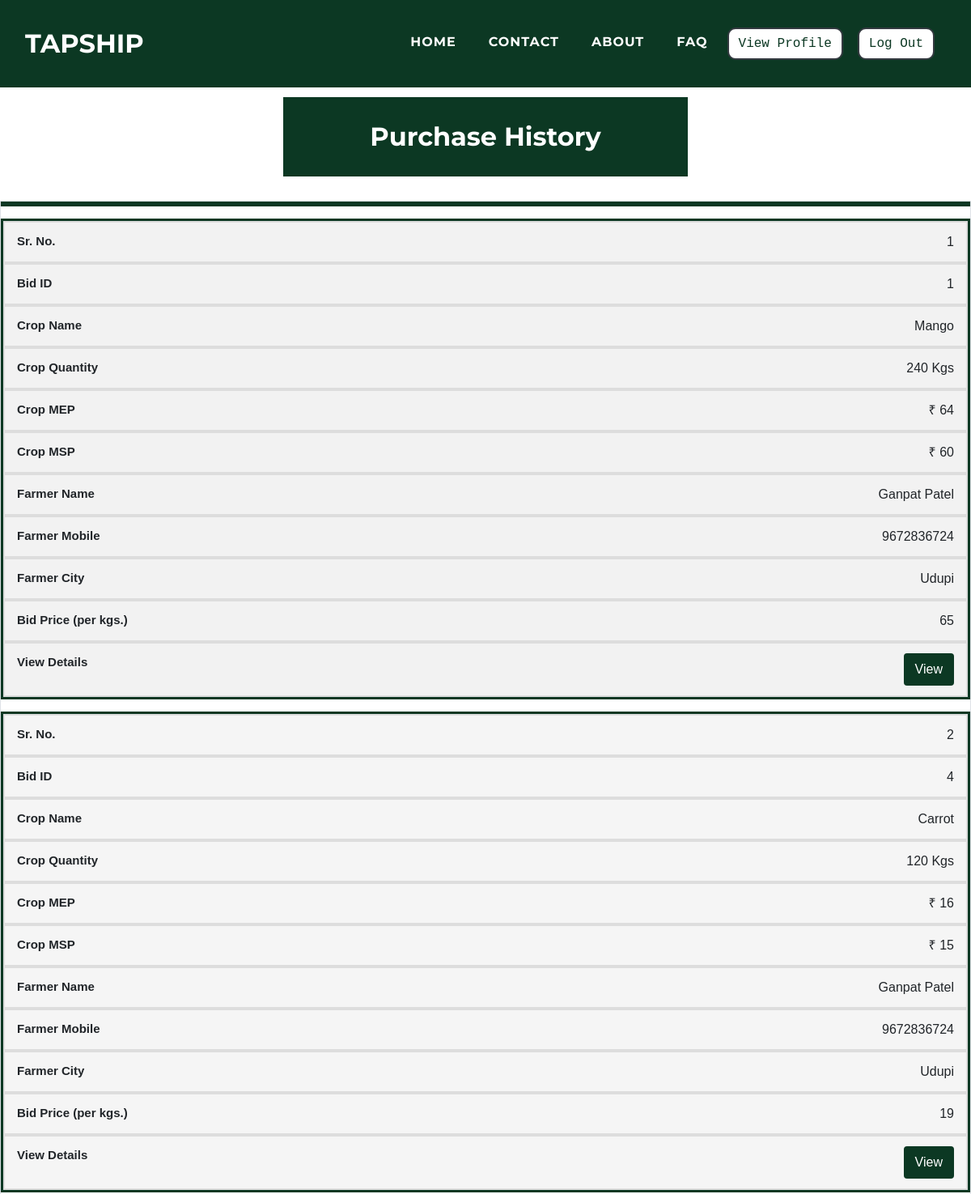
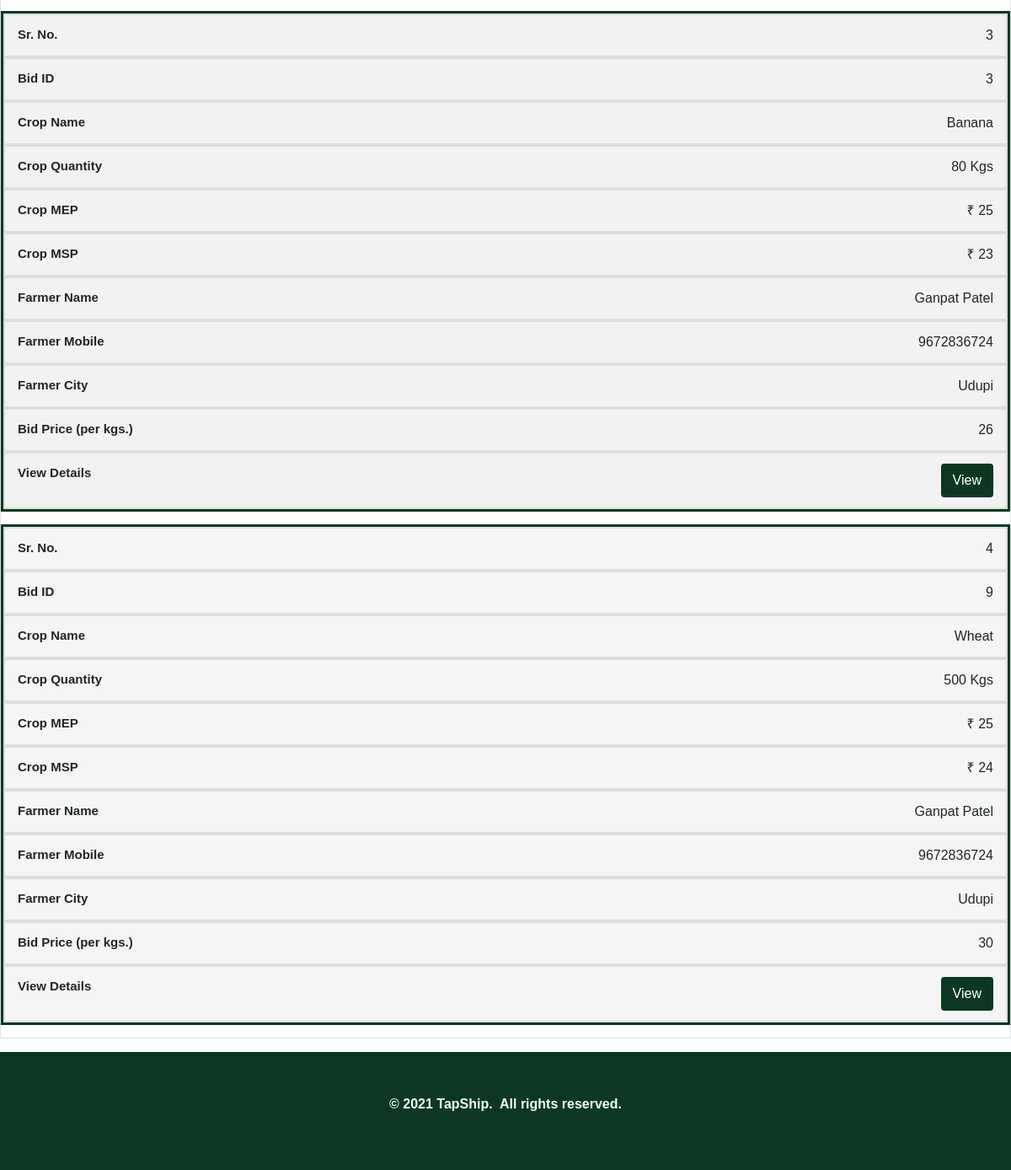
Page /customers/purchasehistory.php (signed in) on the committed database (2 pictures, top to bottom).
### tables this page shows
CREATE TABLE `cropdetails` (
  `cro_id` int(11) NOT NULL,
  `cro_name` varchar(50) NOT NULL,
  `cro_type` varchar(25) NOT NULL,
  `cro_costperkg` varchar(25) DEFAULT NULL,
  `cro_msp` float NOT NULL
);

CREATE TABLE `cropbid` (
  `cb_id` int(11) NOT NULL,
  `cb_c_mobile` varchar(50) NOT NULL,
  `cb_f_mobile` varchar(50) NOT NULL,
  `cb_cr_id` int(11) NOT NULL,
  `cb_bidprice` int(11) NOT NULL,
  `cb_status` varchar(10) NOT NULL,
  `cb_paytype` varchar(100) NOT NULL,
  `cb_tid` varchar(100) NOT NULL,
  `cb_tproof` varchar(500) NOT NULL,
  `cb_transporttype` varchar(10) NOT NULL DEFAULT '0'
);

CREATE TABLE `cropsale` (
  `cr_id` int(11) NOT NULL,
  `cr_f_mobile` varchar(10) NOT NULL,
  `cr_cro_id` int(11) NOT NULL,
  `cr_quantity` varchar(10) NOT NULL,
  `cr_img1` varchar(500) NOT NULL,
  `cr_img2` varchar(500) NOT NULL,
  `cr_img3` varchar(500) NOT NULL,
  `cr_mep` varchar(10) NOT NULL,
  `cr_date` date NOT NULL,
  `cr_status` varchar(10) NOT NULL
);

CREATE TABLE `farmer` (
  `f_id` int(11) NOT NULL,
  `f_name` varchar(50) NOT NULL,
  `f_mobile` varchar(25) NOT NULL,
  `f_gender` varchar(25) NOT NULL,
  `f_age` varchar(10) NOT NULL,
  `f_street` varchar(50) NOT NULL,
  `f_city` varchar(25) NOT NULL,
  `f_state` varchar(25) NOT NULL,
  `f_pincode` varchar(10) NOT NULL,
  `f_aadhar` varchar(25) NOT NULL,
  `f_aadharpdf` varchar(500) NOT NULL,
  `f_pan` varchar(25) NOT NULL,
  `f_panpdf` varchar(500) NOT NULL,
  `f_photo` varchar(500) NOT NULL,
  `f_password` varchar(25) NOT NULL,
  `f_approve` varchar(10) NOT NULL,
  `f_bankholder` varchar(100) NOT NULL,
  `f_bankaccount` varchar(100) NOT NULL,
  `f_bankifsc` varchar(100) NOT NULL,
  `f_bankname` varchar(200) NOT NULL,
  `f_bankbranch` varchar(100) NOT NULL,
  `f_bankpassbook` varchar(200) NOT NULL
);

### customers/purchasehistory.php (the view, shortened to what this page needs)
<?php
$res = $_SESSION["sessionid"];
$c_mobile = $res;
?>
<!DOCTYPE html>
<html>
<head>
    <link rel="stylesheet" href="../assets/bootstrap/css/bootstrap.min.css">
    <link rel="stylesheet" href="../assets/fonts/font-awesome.min.css">
    <link rel="stylesheet" href="../assets/fonts/ionicons.min.css">
    <link rel="stylesheet" href="../assets/css/Article-List.css">
    <link rel="stylesheet" href="../assets/css/Features-Boxed.css">
    <link rel="stylesheet" href="../assets/css/Footer-Dark.css">
    <link rel="stylesheet" href="../assets/css/Highlight-Blue.css">
    <link rel="stylesheet" href="https://cdnjs.cloudflare.com/ajax/libs/animate.css/3.5.2/animate.min.css">
    <link rel="stylesheet" href="https://cdnjs.cloudflare.com/ajax/libs/aos/2.2.0/aos.css">
    <link rel="stylesheet" href="../assets/css/Login-Form-Clean.css">
    <link rel="stylesheet" href="../assets/css/table-style.css" />
</head>
<body id="page-top">
    <nav class="navbar navbar-light navbar-expand-lg fixed-top text-uppercase" id="mainNav" style="background: #0c3823;">
        <div class="container-fluid">
            <a class="navbar-brand js-scroll-trigger" data-bs-hover-animate="pulse" href="../index.php" style="font-family: Montserrat, sans-serif;">TAPSHIP</a>
            <div class="collapse navbar-collapse" id="navbarResponsive">
                <ul class="nav navbar-nav ml-auto">
                    <li class="nav-item mx-0 mx-lg-1"><a class="nav-link py-3 px-0 px-lg-3 rounded js-scroll-trigger" data-bs-hover-animate="pulse" href="../index.php" style="filter: contrast(100%) grayscale(0%) hue-rotate(0deg) invert(0%) sepia(0%);">HOME</a></li>
                    <li class="nav-item mx-0 mx-lg-1"><a class="nav-link py-3 px-0 px-lg-3 rounded js-scroll-trigger" data-bs-hover-animate="pulse" href="../contact.php">CONTACT</a></li>
                    <li class="nav-item mx-0 mx-lg-1"><a class="nav-link py-3 px-0 px-lg-3 rounded js-scroll-trigger" data-bs-hover-animate="pulse" href="../about.php">ABOUT</a></li>
                    <li class="nav-item mx-0 mx-lg-1"><a class="nav-link py-3 px-0 px-lg-3 rounded js-scroll-trigger" data-bs-hover-animate="pulse" href="../faq.php">FAQ</a></li>
                    <li class="nav-item mx-0 mx-lg-1"><a href="../customers/profile.php"><button class="btn btn-dark text-monospace" data-bs-hover-animate="pulse" type="button" style="margin: 10px;background: rgb(255,255,255);color: #0c3823;margin-left: 0;border-radius: 10px;">View Profile</button></a></li>
                    <li class="nav-item mx-0 mx-lg-1"><a href="../customers/logout-script.php"><button class="btn btn-dark text-monospace" data-bs-hover-animate="pulse" type="button" style="margin: 10px;background: rgb(255,255,255);color: #0c3823;margin-left: 0;border-radius: 10px;">Log Out</button></a></li>
                </ul>
            </div>
        </div>
    </nav>
    <div class="features-boxed">
        <div class="container-fluid" style="background: #ffffff;">
            <div class="intro" style="background: #0c3823;margin-top: 120px;margin-bottom: 30px;">
                <h2 class="text-center" data-aos="fade" style="color: rgb(255,255,255);padding: 30px;margin-bottom: 0px;">Purchase History</h2>
            </div>
        </div>
    </div>
    <table id="tabledata" class=" table table-striped table-hover table-bordered">
        <tr class="bg-dark text-white text-center">
        </tr>
        <?php
        $con = mysqli_connect('localhost', 'root');
        mysqli_select_db($con, 'tapship');
        $q = "SELECT CD.cro_name, CD.cro_type, CD.cro_msp, CS.cr_quantity, CS.cr_mep, CS.cr_date, CS.cr_status, f.f_name, f.f_mobile, f.f_city, cb.cb_bidprice, cb.cb_cr_id, cb.cb_status, cb.cb_id FROM cropdetails CD, cropsale CS, farmer f, cropbid cb,customer c where CD.cro_id=CS.cr_cro_id AND cb.cb_c_mobile=c.c_mobile AND cb.cb_cr_id=cs.cr_id AND cb.cb_f_mobile=f.f_mobile AND cs.cr_status='12' AND cb.cb_status='12' AND cb.cb_c_mobile=$c_mobile";
        $query = mysqli_query($con, $q);
        $c = 1;
        while ($res = mysqli_fetch_array($query)) {
        ?>
            <tr class="text-center">
                <td data-label="Sr. No."> <?php echo $c;
                                            $c += 1 ?> </td>
                <td data-label="Bid ID"> <?php echo $res['cb_id']; ?> </td>
                <td data-label="Crop Name"> <?php echo $res['cro_name']; ?> </td>
                <td data-label="Crop Quantity"> <?php echo $res['cr_quantity'], ' Kgs'; ?> </td>
                <td data-label="Crop MEP"> <?php echo '₹ ', $res['cr_mep']; ?> </td>
                <td data-label="Crop MSP"> <?php echo '₹ ', $res['cro_msp']; ?> </td>
                <td data-label="Farmer Name"> <?php echo $res['f_name'];  ?> </td>
                <td data-label="Farmer Mobile"> <?php echo $res['f_mobile'];  ?> </td>
                <td data-label="Farmer City"> <?php echo $res['f_city'];  ?> </td>
                <td data-label="Bid Price (per kgs.)"> <?php echo $res['cb_bidprice'];  ?> </td>
                <td data-label="View Details"> <button class="btn" style="background-color:#0c3823;"><a href="viewbiddetails.php?cb_id=<?php echo $res['cb_id']; ?>" class="text-white"> View </a> </button> </td>
            </tr>
        <?php
        }
        ?>
    </table>
    <div class="footer-dark" style="background: rgb(12,56,35);">
        <footer>
            <div class="container-fluid">
                <p style="text-align: center;"><strong>© 2021 TapShip.&nbsp; All rights reserved.</strong><br></p>
            </div>
        </footer>
    </div>
</body>
</html>

### assets/css/Features-Boxed.css (style rules this page uses)
.features-boxed { color: #313437; background-color: #eef4f7; }
.features-boxed h2 { font-weight: bold; margin-bottom: 40px; padding-top: 40px; color: inherit; }
.features-boxed .intro { font-size: 16px; max-width: 500px; margin: 0 auto; }

### assets/css/Footer-Dark.css (style rules this page uses)
.footer-dark { padding: 50px 0; bottom: 0; color: #f0f9ff; background-color: #282d32; }

### assets/css/table-style.css (style rules this page uses)
body { margin:0; font-family: sans-serif; }
* { box-sizing: border-box; }
.table { width: 100%; border-collapse: collapse; }
.table td,.table th { padding:12px 15px; border:2px solid #ddd; text-align: center; font-size:16px; }
.table tbody tr:nth-child(even) { background-color: #f5f5f5; }
@media (max-width: 1410px) { .table, .table tbody, .table tr, .table td { display: block; width: 100%; } }
@media (max-width: 1410px) { table tr { margin-bottom: 15px; border: 3px solid #0c3823; } }
@media (max-width: 1410px) { .table td { text-align: right; padding-left: 50%; text-align: right; position: relative; } }
@media (max-width: 1410px) { .table td::before { content: attr(data-label); position: absolute; left:0; width: 50%; padding-left:15px; font-size:15px; font-weight: bold; text-align: left; } }

### rows in the picture
cropdetails: cropbid.cb_id "1", cro_name "Mango", cropsale.cr_quantity "240", cropsale.cr_mep "64", cro_msp "60", farmer.f_name "Ganpat Patel", farmer.f_mobile "9672836724", farmer.f_city "Udupi", cropbid.cb_bidprice "65"
cropdetails: cropbid.cb_id "4", cro_name "Carrot", cropsale.cr_quantity "120", cropsale.cr_mep "16", cro_msp "15", farmer.f_name "Ganpat Patel", farmer.f_mobile "9672836724", farmer.f_city "Udupi", cropbid.cb_bidprice "19"
cropdetails: cropbid.cb_id "3", cro_name "Banana", cropsale.cr_quantity "80", cropsale.cr_mep "25", cro_msp "23", farmer.f_name "Ganpat Patel", farmer.f_mobile "9672836724", farmer.f_city "Udupi", cropbid.cb_bidprice "26"
cropdetails: cropbid.cb_id "9", cro_name "Wheat", cropsale.cr_quantity "500", cropsale.cr_mep "25", cro_msp "24", farmer.f_name "Ganpat Patel", farmer.f_mobile "9672836724", farmer.f_city "Udupi", cropbid.cb_bidprice "30"
